Frame 1 (no input): blank canvas, image omitted
Frame 60 (the mouse pressed at the canvas centre just before this capture): blank canvas, image omitted
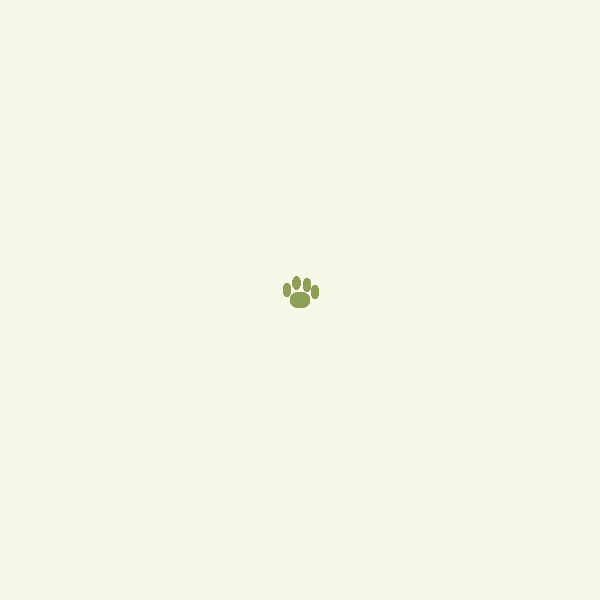
Frame 120 (the mouse held since frame 60 and released just before this capture)

The Processing sketch whose frames 1 and 60 were blank and that drew this single picture after the mouse press (run headless with seeded random() and noise(); from frame 60 on, the mouse is pressed at the canvas centre):

// Processing sketch: processing_94523
// ── processing_94523.pde

void setup() {
    size(600, 600); 
    noStroke();
    background(#f7f7e8, 100);
    smooth();
    frameRate(7);
}

void draw() {
    // draw brush from perspective of mouse:
    translate(mouseX, mouseY); 

    fill(#47433b);

    // draw individual blobs of paint:
    if (mousePressed) {
       footprints();
    }
}

void footprints() {
    pushMatrix();
  //  translate(random(-5, 5), random(-5, 5));
    fill(random(0, 255), random(0, 255), random(0, 255), random(80, 100));
    ellipse(0, 0, 20, 16);
    ellipse(-13, -10, 8, 13);
    ellipse(-3.5, -17, 8, 13);
    ellipse(7, -15, 8, 13);
    ellipse(15, -8, 8, 13);
    popMatrix();
}
